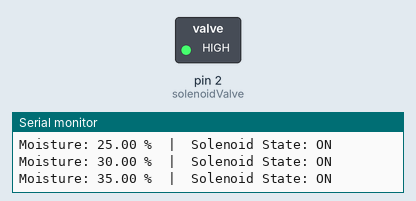
The sketch below on a simulated Arduino Uno, built with avr-gcc and run on an emulated ATmega328P. On the bench: switched loads named in the sketch (green lamp = pin HIGH), the last lines printed to the serial monitor.

Above: at 6.0 s.
At 14.0 s:
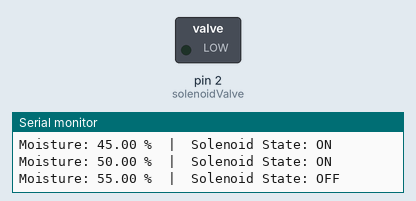
Timing chart, 0 to 20.8 s (numbered marks = the images above):
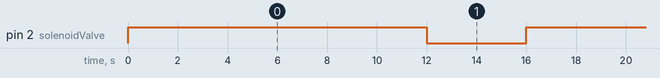

The sketch:

BREE495_SolenoidValveTest.ino
```cpp
const int solenoidValve = 2;
bool solenoidState = false;

void controlSolenoid(float avgMoisture) {
  if (avgMoisture < 30.0) {
    solenoidState = true;
  } else if (avgMoisture > 50.0) {
    solenoidState = false;
  }
  digitalWrite(solenoidValve, solenoidState ? HIGH : LOW);
}

void setup() {
  Serial.begin(115200);
  pinMode(solenoidValve, OUTPUT);
}

void loop() {
  static float testMoisture = 25.0;  // You can change this value to simulate conditions

  controlSolenoid(testMoisture);
  Serial.print("Moisture: ");
  Serial.print(testMoisture);
  Serial.print(" %  |  Solenoid State: ");
  Serial.println(solenoidState ? "ON" : "OFF");

  delay(2000);

  // Simulate moisture increasing
  testMoisture += 5;
  if (testMoisture > 60) testMoisture = 25;
}
```

Measured:
- by itself, pin 2 (solenoidValve): alternates HIGH for 12.0 s and LOW for 4.0 s
